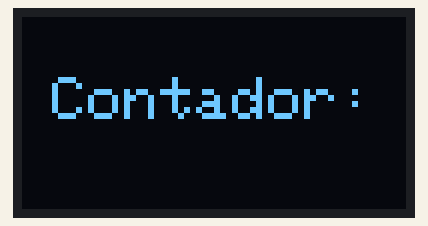
Simulated run of this sketch. Board: Arduino Uno, built with avr-gcc and run on an emulated ATmega328P. On the bench: 128×64 one-colour display.

Above: at 0.1 s.
At 1.1 s:
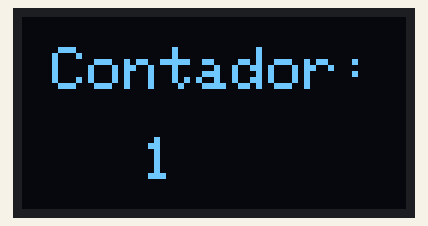
At 10.1 s:
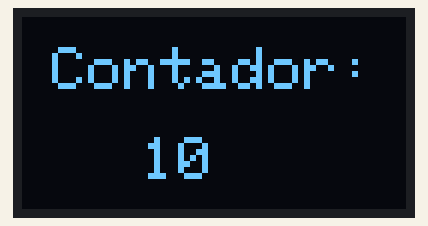
At 19.1 s:
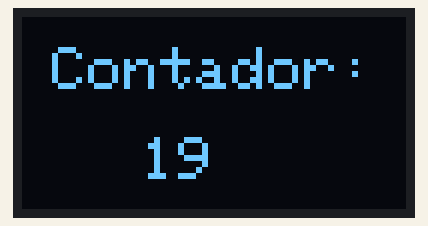
At 28.1 s:
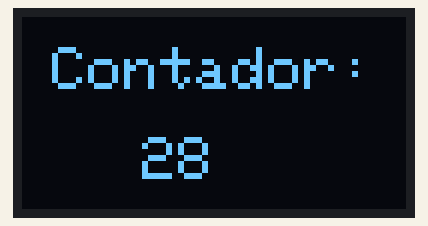
At 38.1 s:
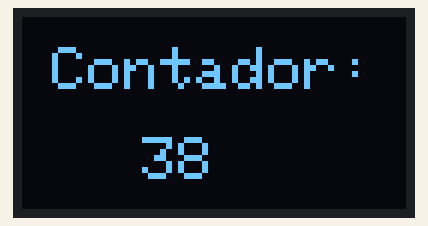

Measured:
- what the display in image 1 shows lasts 1.0 s, from 1.1 s to 2.1 s

The sketch:

contador.ino
```cpp
#include <Wire.h>
#include <Adafruit_GFX.h>
#include <Adafruit_SSD1306.h>

#define SCREEN_WIDTH 128
#define SCREEN_HEIGHT 64
#define OLED_RESET    -1

Adafruit_SSD1306 display(SCREEN_WIDTH, SCREEN_HEIGHT, &Wire, OLED_RESET);

// Variables del contador
unsigned long lastUpdate = 0;
int contador = 0;

void setup() {
  Serial.begin(115200);

  // Inicializa la pantalla
  if (!display.begin(SSD1306_SWITCHCAPVCC, 0x3C)) {
    Serial.println("Error al iniciar pantalla OLED");
    while (true);
  }

  // Mostrar mensaje inicial
  display.clearDisplay();
  display.setTextSize(2);
  display.setTextColor(WHITE);
  display.setCursor(10, 20);
  display.println("Contador:");
  display.display();
  delay(1000); // Esperar un segundo antes de iniciar
}

void loop() {
  unsigned long currentTime = millis();

  // Actualiza el contador cada 1000 ms (1 segundo)
  if (currentTime - lastUpdate >= 1000) {
    lastUpdate = currentTime;
    contador++;

    // Mostrar contador en pantalla
    display.clearDisplay();
    display.setTextSize(2);
    display.setTextColor(WHITE);
    display.setCursor(10, 10);
    display.println("Contador:");
    display.setCursor(40, 40);
    display.println(contador);
    display.display();
  }
}
```
